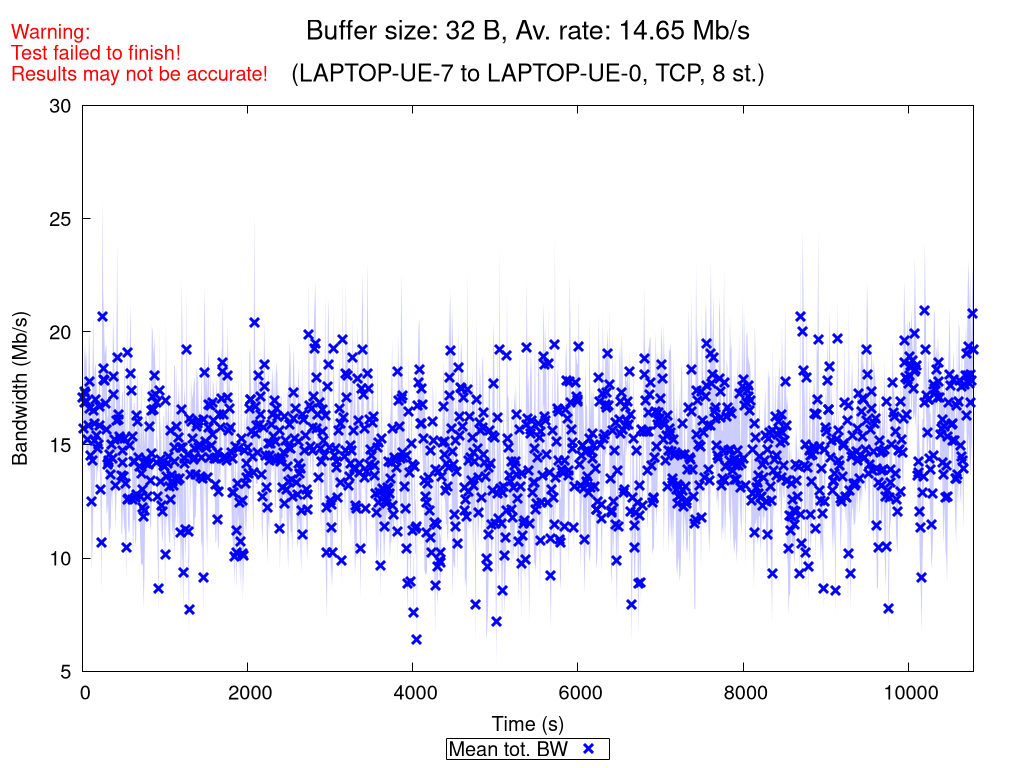

Write gnuplot code to recreate this figure.
set terminal pngcairo nocrop enhanced size 1024,768 font "Verdana,15"
set output "TCP_8_st_2020_10_28_08-01-21_two2one_00032B.png"

set title "{/=20 Buffer size: 32 B, Av. rate: 14.65 Mb/s}\n\n{/=18 (LAPTOP-UE-7 to LAPTOP-UE-0, TCP, 8 st.)}"
set label "Warning:\nTest failed to finish!\nResults may not be accurate!" at screen 0.01, screen 0.96 tc rgb "red"

set xlabel "Time (s)"
set ylabel "Bandwidth (Mb/s)"
set ytics nomirror
set key bmargin center horizontal box samplen 1 width -1
set bmargin 4.6
set rmargin 4.5

rf = 1000000.0  # rate factor
set style fill transparent solid 0.2 noborder
set autoscale xfix
plot "TCP_8_st_2020_10_28_08-01-21_two2one_00032B_iperf_processed.dat" using 1:($2/rf-$3/rf):($2/rf+$3/rf) with filledcurves lc rgb "blue" notitle, \
     "" using 1:($2/rf) with points pt 2 ps 1.5 lw 3 lc rgb "blue" title "Mean tot. BW", \
